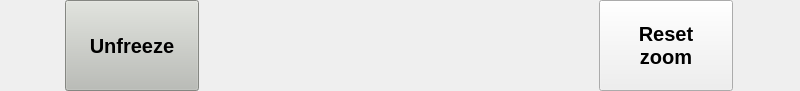
<?xml version="1.0" encoding="UTF-8"?>
<ui version="4.0">
 <class>Form</class>
 <widget class="QWidget" name="Form">
  <property name="geometry">
   <rect>
    <x>0</x>
    <y>0</y>
    <width>800</width>
    <height>91</height>
   </rect>
  </property>
  <property name="windowTitle">
   <string>Form</string>
  </property>
  <layout class="QHBoxLayout" name="horizontalLayout">
   <property name="spacing">
    <number>0</number>
   </property>
   <property name="leftMargin">
    <number>0</number>
   </property>
   <property name="topMargin">
    <number>0</number>
   </property>
   <property name="rightMargin">
    <number>0</number>
   </property>
   <property name="bottomMargin">
    <number>0</number>
   </property>
   <item>
    <widget class="QPushButton" name="button_unfreeze">
     <property name="palette">
      <palette>
       <active>
        <colorrole role="WindowText">
         <brush brushstyle="SolidPattern">
          <color alpha="255">
           <red>0</red>
           <green>0</green>
           <blue>0</blue>
          </color>
         </brush>
        </colorrole>
        <colorrole role="Button">
         <brush brushstyle="SolidPattern">
          <color alpha="255">
           <red>186</red>
           <green>189</green>
           <blue>182</blue>
          </color>
         </brush>
        </colorrole>
        <colorrole role="Light">
         <brush brushstyle="SolidPattern">
          <color alpha="255">
           <red>255</red>
           <green>255</green>
           <blue>255</blue>
          </color>
         </brush>
        </colorrole>
        <colorrole role="Midlight">
         <brush brushstyle="SolidPattern">
          <color alpha="255">
           <red>220</red>
           <green>222</green>
           <blue>218</blue>
          </color>
         </brush>
        </colorrole>
        <colorrole role="Dark">
         <brush brushstyle="SolidPattern">
          <color alpha="255">
           <red>93</red>
           <green>94</green>
           <blue>91</blue>
          </color>
         </brush>
        </colorrole>
        <colorrole role="Mid">
         <brush brushstyle="SolidPattern">
          <color alpha="255">
           <red>124</red>
           <green>126</green>
           <blue>121</blue>
          </color>
         </brush>
        </colorrole>
        <colorrole role="Text">
         <brush brushstyle="SolidPattern">
          <color alpha="255">
           <red>0</red>
           <green>0</green>
           <blue>0</blue>
          </color>
         </brush>
        </colorrole>
        <colorrole role="BrightText">
         <brush brushstyle="SolidPattern">
          <color alpha="255">
           <red>255</red>
           <green>255</green>
           <blue>255</blue>
          </color>
         </brush>
        </colorrole>
        <colorrole role="ButtonText">
         <brush brushstyle="SolidPattern">
          <color alpha="255">
           <red>0</red>
           <green>0</green>
           <blue>0</blue>
          </color>
         </brush>
        </colorrole>
        <colorrole role="Base">
         <brush brushstyle="SolidPattern">
          <color alpha="255">
           <red>255</red>
           <green>255</green>
           <blue>255</blue>
          </color>
         </brush>
        </colorrole>
        <colorrole role="Window">
         <brush brushstyle="SolidPattern">
          <color alpha="255">
           <red>186</red>
           <green>189</green>
           <blue>182</blue>
          </color>
         </brush>
        </colorrole>
        <colorrole role="Shadow">
         <brush brushstyle="SolidPattern">
          <color alpha="255">
           <red>0</red>
           <green>0</green>
           <blue>0</blue>
          </color>
         </brush>
        </colorrole>
        <colorrole role="AlternateBase">
         <brush brushstyle="SolidPattern">
          <color alpha="255">
           <red>220</red>
           <green>222</green>
           <blue>218</blue>
          </color>
         </brush>
        </colorrole>
        <colorrole role="ToolTipBase">
         <brush brushstyle="SolidPattern">
          <color alpha="255">
           <red>255</red>
           <green>255</green>
           <blue>220</blue>
          </color>
         </brush>
        </colorrole>
        <colorrole role="ToolTipText">
         <brush brushstyle="SolidPattern">
          <color alpha="255">
           <red>0</red>
           <green>0</green>
           <blue>0</blue>
          </color>
         </brush>
        </colorrole>
       </active>
       <inactive>
        <colorrole role="WindowText">
         <brush brushstyle="SolidPattern">
          <color alpha="255">
           <red>0</red>
           <green>0</green>
           <blue>0</blue>
          </color>
         </brush>
        </colorrole>
        <colorrole role="Button">
         <brush brushstyle="SolidPattern">
          <color alpha="255">
           <red>186</red>
           <green>189</green>
           <blue>182</blue>
          </color>
         </brush>
        </colorrole>
        <colorrole role="Light">
         <brush brushstyle="SolidPattern">
          <color alpha="255">
           <red>255</red>
           <green>255</green>
           <blue>255</blue>
          </color>
         </brush>
        </colorrole>
        <colorrole role="Midlight">
         <brush brushstyle="SolidPattern">
          <color alpha="255">
           <red>220</red>
           <green>222</green>
           <blue>218</blue>
          </color>
         </brush>
        </colorrole>
        <colorrole role="Dark">
         <brush brushstyle="SolidPattern">
          <color alpha="255">
           <red>93</red>
           <green>94</green>
           <blue>91</blue>
          </color>
         </brush>
        </colorrole>
        <colorrole role="Mid">
         <brush brushstyle="SolidPattern">
          <color alpha="255">
           <red>124</red>
           <green>126</green>
           <blue>121</blue>
          </color>
         </brush>
        </colorrole>
        <colorrole role="Text">
         <brush brushstyle="SolidPattern">
          <color alpha="255">
           <red>0</red>
           <green>0</green>
           <blue>0</blue>
          </color>
         </brush>
        </colorrole>
        <colorrole role="BrightText">
         <brush brushstyle="SolidPattern">
          <color alpha="255">
           <red>255</red>
           <green>255</green>
           <blue>255</blue>
          </color>
         </brush>
        </colorrole>
        <colorrole role="ButtonText">
         <brush brushstyle="SolidPattern">
          <color alpha="255">
           <red>0</red>
           <green>0</green>
           <blue>0</blue>
          </color>
         </brush>
        </colorrole>
        <colorrole role="Base">
         <brush brushstyle="SolidPattern">
          <color alpha="255">
           <red>255</red>
           <green>255</green>
           <blue>255</blue>
          </color>
         </brush>
        </colorrole>
        <colorrole role="Window">
         <brush brushstyle="SolidPattern">
          <color alpha="255">
           <red>186</red>
           <green>189</green>
           <blue>182</blue>
          </color>
         </brush>
        </colorrole>
        <colorrole role="Shadow">
         <brush brushstyle="SolidPattern">
          <color alpha="255">
           <red>0</red>
           <green>0</green>
           <blue>0</blue>
          </color>
         </brush>
        </colorrole>
        <colorrole role="AlternateBase">
         <brush brushstyle="SolidPattern">
          <color alpha="255">
           <red>220</red>
           <green>222</green>
           <blue>218</blue>
          </color>
         </brush>
        </colorrole>
        <colorrole role="ToolTipBase">
         <brush brushstyle="SolidPattern">
          <color alpha="255">
           <red>255</red>
           <green>255</green>
           <blue>220</blue>
          </color>
         </brush>
        </colorrole>
        <colorrole role="ToolTipText">
         <brush brushstyle="SolidPattern">
          <color alpha="255">
           <red>0</red>
           <green>0</green>
           <blue>0</blue>
          </color>
         </brush>
        </colorrole>
       </inactive>
       <disabled>
        <colorrole role="WindowText">
         <brush brushstyle="SolidPattern">
          <color alpha="255">
           <red>93</red>
           <green>94</green>
           <blue>91</blue>
          </color>
         </brush>
        </colorrole>
        <colorrole role="Button">
         <brush brushstyle="SolidPattern">
          <color alpha="255">
           <red>186</red>
           <green>189</green>
           <blue>182</blue>
          </color>
         </brush>
        </colorrole>
        <colorrole role="Light">
         <brush brushstyle="SolidPattern">
          <color alpha="255">
           <red>255</red>
           <green>255</green>
           <blue>255</blue>
          </color>
         </brush>
        </colorrole>
        <colorrole role="Midlight">
         <brush brushstyle="SolidPattern">
          <color alpha="255">
           <red>220</red>
           <green>222</green>
           <blue>218</blue>
          </color>
         </brush>
        </colorrole>
        <colorrole role="Dark">
         <brush brushstyle="SolidPattern">
          <color alpha="255">
           <red>93</red>
           <green>94</green>
           <blue>91</blue>
          </color>
         </brush>
        </colorrole>
        <colorrole role="Mid">
         <brush brushstyle="SolidPattern">
          <color alpha="255">
           <red>124</red>
           <green>126</green>
           <blue>121</blue>
          </color>
         </brush>
        </colorrole>
        <colorrole role="Text">
         <brush brushstyle="SolidPattern">
          <color alpha="255">
           <red>93</red>
           <green>94</green>
           <blue>91</blue>
          </color>
         </brush>
        </colorrole>
        <colorrole role="BrightText">
         <brush brushstyle="SolidPattern">
          <color alpha="255">
           <red>255</red>
           <green>255</green>
           <blue>255</blue>
          </color>
         </brush>
        </colorrole>
        <colorrole role="ButtonText">
         <brush brushstyle="SolidPattern">
          <color alpha="255">
           <red>93</red>
           <green>94</green>
           <blue>91</blue>
          </color>
         </brush>
        </colorrole>
        <colorrole role="Base">
         <brush brushstyle="SolidPattern">
          <color alpha="255">
           <red>186</red>
           <green>189</green>
           <blue>182</blue>
          </color>
         </brush>
        </colorrole>
        <colorrole role="Window">
         <brush brushstyle="SolidPattern">
          <color alpha="255">
           <red>186</red>
           <green>189</green>
           <blue>182</blue>
          </color>
         </brush>
        </colorrole>
        <colorrole role="Shadow">
         <brush brushstyle="SolidPattern">
          <color alpha="255">
           <red>0</red>
           <green>0</green>
           <blue>0</blue>
          </color>
         </brush>
        </colorrole>
        <colorrole role="AlternateBase">
         <brush brushstyle="SolidPattern">
          <color alpha="255">
           <red>186</red>
           <green>189</green>
           <blue>182</blue>
          </color>
         </brush>
        </colorrole>
        <colorrole role="ToolTipBase">
         <brush brushstyle="SolidPattern">
          <color alpha="255">
           <red>255</red>
           <green>255</green>
           <blue>220</blue>
          </color>
         </brush>
        </colorrole>
        <colorrole role="ToolTipText">
         <brush brushstyle="SolidPattern">
          <color alpha="255">
           <red>0</red>
           <green>0</green>
           <blue>0</blue>
          </color>
         </brush>
        </colorrole>
       </disabled>
      </palette>
     </property>
     <property name="sizePolicy">
      <sizepolicy hsizetype="Minimum" vsizetype="Expanding">
       <horstretch>0</horstretch>
       <verstretch>0</verstretch>
      </sizepolicy>
     </property>
     <property name="maximumSize">
      <size>
       <width>134</width>
       <height>16777215</height>
      </size>
     </property>
     <property name="font">
      <font>
       <pointsize>15</pointsize>
       <weight>75</weight>
       <bold>true</bold>
      </font>
     </property>
     <property name="text">
      <string>Unfreeze</string>
     </property>
    </widget>
   </item>
   <item>
    <widget class="XZoom" name="xzoom" native="true">
     <property name="sizePolicy">
      <sizepolicy hsizetype="Minimum" vsizetype="Expanding">
       <horstretch>0</horstretch>
       <verstretch>0</verstretch>
      </sizepolicy>
     </property>
     <property name="maximumSize">
      <size>
       <width>270</width>
       <height>16777215</height>
      </size>
     </property>
    </widget>
   </item>
   <item>
    <widget class="QPushButton" name="button_reset_zoom">
     <property name="sizePolicy">
      <sizepolicy hsizetype="Minimum" vsizetype="Expanding">
       <horstretch>0</horstretch>
       <verstretch>0</verstretch>
      </sizepolicy>
     </property>
     <property name="maximumSize">
      <size>
       <width>134</width>
       <height>16777215</height>
      </size>
     </property>
     <property name="font">
      <font>
       <pointsize>15</pointsize>
       <weight>75</weight>
       <bold>true</bold>
      </font>
     </property>
     <property name="text">
      <string>Reset
zoom</string>
     </property>
    </widget>
   </item>
  </layout>
 </widget>
 <resources/>
 <connections/>
 <customwidgets>
  <customwidget>
   <class>XZoom</class>
   <extends>QWidget</extends>
   <header>frozenplots/frozenplots</header>
   <container>1</container>
  </customwidget>
 </customwidgets>
</ui>
